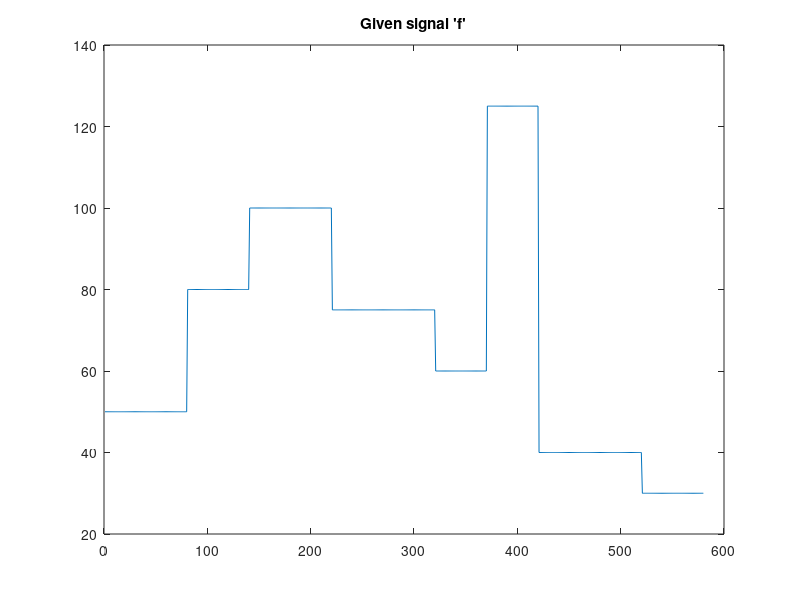

MATLAB code for this plot: (Note: this script raises an error after producing the figure.)
% EECE 4510 - Marquette University
% Final, Andrew Simon
% Problem 4 - Blandford & Parr 11.19
%
% References:
% prob_11_19.m, Fred J. Frigo, Ph.D.
% Blandford p.660 continuous wavelet transform
%           Use 'morse', 'amor' & 'bump' instead of 'haar' & 'mexh'

% Clear workspace between runs
clear all, clc

%% (1) Setup & plot given signal 
hr = [50 80 100 75 60 125 40 30];
wr = [80 60 80 100 50 50 100 60];
f = hr(1)*ones(1, wr(1));
for i=2:length(hr);
   f = [f hr(i)*ones(1, wr(i))];
end

figure();
plot(f), title("Given signal 'f'");

%% (2) Apply Morse continuous wavelet transforms
fsig = f;
Fs = 1; % Sample Frequency not given, set to 1 Hz
N = max(size(fsig));
duration = N*Fs;
t = linspace(0,duration,N);

wavelet_type = 'morse'; % Morse wavelet transform
[cfs, frq] = cwt(fsig, wavelet_type, Fs);   % Apply CWT to signal
figure();
ax(1) = subplot(3,3,(7:9));
plot(t,fsig)
axis tight
xlabel('Time (sec)')
ylabel('Amplitude');

ax(2) = subplot(3,3,(1:6)); % Wavelet scalogram plot
tmp1 = abs(cfs);
t1 = size(tmp1,2);
tmp1 = tmp1';
minv = min(tmp1);
tmp1 = (tmp1 - minv(ones(1,t1),:));
maxv = max(tmp1);
maxvArray = maxv(ones(1,t1),:);
indx = maxvArray < eps;
tmp1 = 240*(tmp1./maxvArray);
tmp2 = 1+fix(tmp1);
tmp2(indx) = 1;
tmp2 = tmp2';
pcolor(t,frq,tmp2);
shading interp;
ylabel('Frequency');
title(wavelet_type);
colormap(jet);
colorbar;
linkaxes(ax,'x');

%% (3)  Apply Amor continuous wavelet transform
wavelet_type = 'amor'; % Morse wavelet transform
[cfs, frq] = cwt(fsig, wavelet_type, Fs);   % Apply CWT to signal
figure();
ax(1) = subplot(3,3,(7:9));
plot(t,fsig)
axis tight
xlabel('Time (sec)')
ylabel('Amplitude');

ax(2) = subplot(3,3,(1:6)); % Wavelet scalogram plot
tmp1 = abs(cfs);
t1 = size(tmp1,2);
tmp1 = tmp1';
minv = min(tmp1);
tmp1 = (tmp1 - minv(ones(1,t1),:));
maxv = max(tmp1);
maxvArray = maxv(ones(1,t1),:);
indx = maxvArray < eps;
tmp1 = 240*(tmp1./maxvArray);
tmp2 = 1+fix(tmp1);
tmp2(indx) = 1;
tmp2 = tmp2';
pcolor(t,frq,tmp2);
shading interp;
ylabel('Frequency');
title(wavelet_type);
colormap(jet);
colorbar;
linkaxes(ax,'x');

%% (4)  Apply bump continuous wavelet transform
wavelet_type = 'bump'; % Morse wavelet transform
[cfs, frq] = cwt(fsig, wavelet_type, Fs);   % Apply CWT to signal
figure();
ax(1) = subplot(3,3,(7:9));
plot(t,fsig)
axis tight
xlabel('Time (sec)')
ylabel('Amplitude');

ax(2) = subplot(3,3,(1:6)); % Wavelet scalogram plot
tmp1 = abs(cfs);
t1 = size(tmp1,2);
tmp1 = tmp1';
minv = min(tmp1);
tmp1 = (tmp1 - minv(ones(1,t1),:));
maxv = max(tmp1);
maxvArray = maxv(ones(1,t1),:);
indx = maxvArray < eps;
tmp1 = 240*(tmp1./maxvArray);
tmp2 = 1+fix(tmp1);
tmp2(indx) = 1;
tmp2 = tmp2';
pcolor(t,frq,tmp2);
shading interp;
ylabel('Frequency');
title(wavelet_type);
colormap(jet);
colorbar;
linkaxes(ax,'x');